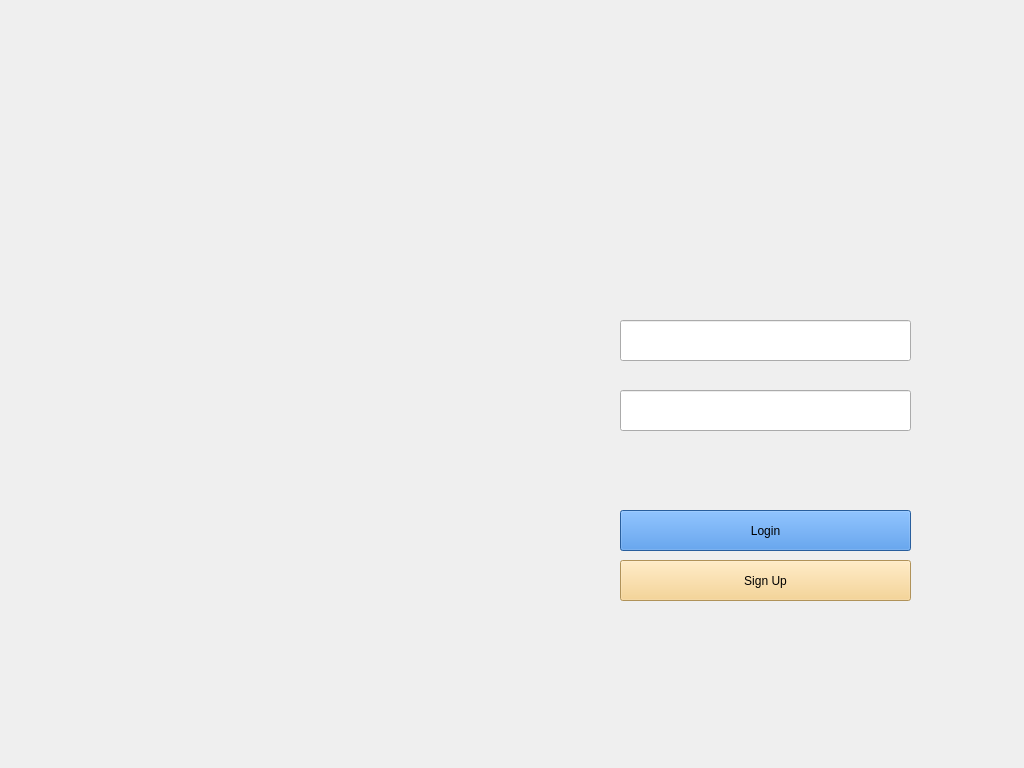
<?xml version="1.0" encoding="UTF-8"?>
<ui version="4.0">
 <class>MainWindow</class>
 <widget class="QMainWindow" name="MainWindow">
  <property name="geometry">
   <rect>
    <x>0</x>
    <y>0</y>
    <width>1024</width>
    <height>768</height>
   </rect>
  </property>
  <property name="windowTitle">
   <string>MainWindow</string>
  </property>
  <widget class="QWidget" name="centralwidget">
   <widget class="QLabel" name="label">
    <property name="geometry">
     <rect>
      <x>0</x>
      <y>0</y>
      <width>1024</width>
      <height>768</height>
     </rect>
    </property>
    <property name="styleSheet">
     <string notr="true">background-image: url(:/newPrefix/Bioskop Digital IXX-2.png);</string>
    </property>
    <property name="text">
     <string/>
    </property>
    <property name="pixmap">
     <pixmap>Bioskop Digital IXX-2.png</pixmap>
    </property>
    <property name="scaledContents">
     <bool>true</bool>
    </property>
   </widget>
   <widget class="QLineEdit" name="lineEdit">
    <property name="geometry">
     <rect>
      <x>620</x>
      <y>320</y>
      <width>291</width>
      <height>41</height>
     </rect>
    </property>
    <property name="autoFillBackground">
     <bool>false</bool>
    </property>
    <property name="text">
     <string/>
    </property>
   </widget>
   <widget class="QLineEdit" name="lineEdit_2">
    <property name="geometry">
     <rect>
      <x>620</x>
      <y>390</y>
      <width>291</width>
      <height>41</height>
     </rect>
    </property>
    <property name="autoFillBackground">
     <bool>false</bool>
    </property>
    <property name="text">
     <string/>
    </property>
   </widget>
   <widget class="QPushButton" name="pushButton">
    <property name="geometry">
     <rect>
      <x>620</x>
      <y>510</y>
      <width>291</width>
      <height>41</height>
     </rect>
    </property>
    <property name="styleSheet">
     <string notr="true">background-color: rgb(56, 132, 220); 
font: 14pt &quot;Lucida Sans&quot;;</string>
    </property>
    <property name="text">
     <string>Login</string>
    </property>
   </widget>
   <widget class="QPushButton" name="pushButton_2">
    <property name="geometry">
     <rect>
      <x>620</x>
      <y>560</y>
      <width>291</width>
      <height>41</height>
     </rect>
    </property>
    <property name="styleSheet">
     <string notr="true">background-color: rgb(246, 204, 124);
font: 14pt &quot;Lucida Sans&quot;;</string>
    </property>
    <property name="text">
     <string>Sign Up</string>
    </property>
   </widget>
  </widget>
 </widget>
 <resources>
  <include location="bg.qrc"/>
 </resources>
 <connections/>
</ui>
